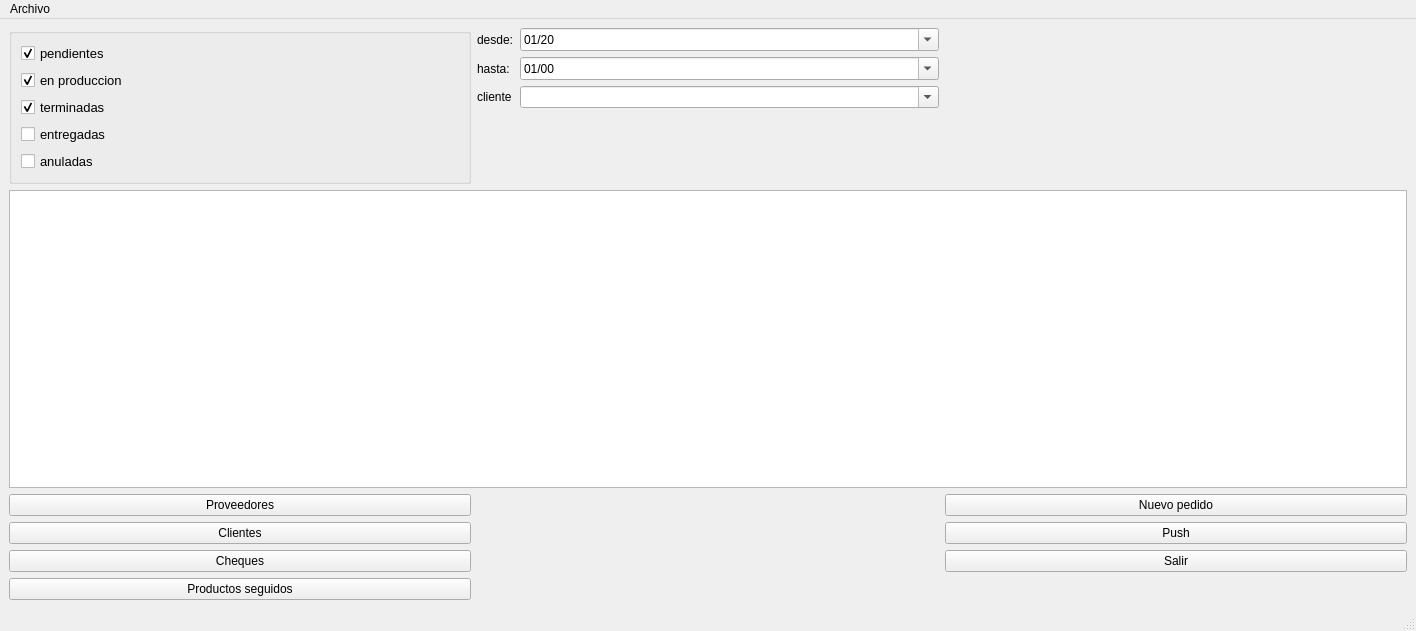
<?xml version="1.0" encoding="UTF-8"?>
<ui version="4.0">
 <class>MainWindow</class>
 <widget class="QMainWindow" name="MainWindow">
  <property name="geometry">
   <rect>
    <x>0</x>
    <y>0</y>
    <width>1416</width>
    <height>631</height>
   </rect>
  </property>
  <property name="windowTitle">
   <string>Infomesas</string>
  </property>
  <property name="windowIcon">
   <iconset resource="iconosResource.qrc">
    <normaloff>:/icons/infomesasicon.png</normaloff>:/icons/infomesasicon.png</iconset>
  </property>
  <widget class="QWidget" name="centralwidget">
   <layout class="QGridLayout" name="gridLayout">
    <item row="5" column="0">
     <widget class="QPushButton" name="productosSeguidosPushButton">
      <property name="text">
       <string>Productos seguidos</string>
      </property>
     </widget>
    </item>
    <item row="0" column="1">
     <layout class="QFormLayout" name="formLayout">
      <item row="0" column="0">
       <widget class="QLabel" name="label">
        <property name="text">
         <string>desde:</string>
        </property>
       </widget>
      </item>
      <item row="0" column="1">
       <widget class="QDateEdit" name="desdeDateEdit">
        <property name="displayFormat">
         <string>MM/yy</string>
        </property>
        <property name="calendarPopup">
         <bool>true</bool>
        </property>
        <property name="date">
         <date>
          <year>2020</year>
          <month>1</month>
          <day>1</day>
         </date>
        </property>
       </widget>
      </item>
      <item row="1" column="0">
       <widget class="QLabel" name="label_2">
        <property name="text">
         <string>hasta:</string>
        </property>
       </widget>
      </item>
      <item row="1" column="1">
       <widget class="QDateEdit" name="hastaDateEdit">
        <property name="displayFormat">
         <string>MM/yy</string>
        </property>
        <property name="calendarPopup">
         <bool>true</bool>
        </property>
       </widget>
      </item>
      <item row="2" column="1">
       <widget class="QComboBox" name="clienteComboBox">
        <property name="editable">
         <bool>true</bool>
        </property>
       </widget>
      </item>
      <item row="2" column="0">
       <widget class="QLabel" name="label_3">
        <property name="text">
         <string>cliente</string>
        </property>
       </widget>
      </item>
     </layout>
    </item>
    <item row="2" column="2">
     <widget class="QPushButton" name="nuevoPushButton">
      <property name="text">
       <string>Nuevo pedido</string>
      </property>
     </widget>
    </item>
    <item row="2" column="0">
     <widget class="QPushButton" name="proveedoresPushButton">
      <property name="text">
       <string>Proveedores</string>
      </property>
     </widget>
    </item>
    <item row="1" column="0" colspan="3">
     <widget class="QTableWidget" name="pedidosTableWidget">
      <property name="editTriggers">
       <set>QAbstractItemView::NoEditTriggers</set>
      </property>
      <property name="selectionMode">
       <enum>QAbstractItemView::SingleSelection</enum>
      </property>
      <attribute name="verticalHeaderVisible">
       <bool>false</bool>
      </attribute>
     </widget>
    </item>
    <item row="3" column="0">
     <widget class="QPushButton" name="clientesPushButton">
      <property name="text">
       <string>Clientes</string>
      </property>
     </widget>
    </item>
    <item row="0" column="0">
     <widget class="QGroupBox" name="groupBox">
      <property name="title">
       <string/>
      </property>
      <layout class="QVBoxLayout" name="verticalLayout">
       <item>
        <widget class="QCheckBox" name="pendientesCheckBox">
         <property name="font">
          <font>
           <pointsize>10</pointsize>
          </font>
         </property>
         <property name="text">
          <string>pendientes</string>
         </property>
         <property name="checked">
          <bool>true</bool>
         </property>
        </widget>
       </item>
       <item>
        <widget class="QCheckBox" name="enproduccionCheckBox">
         <property name="font">
          <font>
           <pointsize>10</pointsize>
          </font>
         </property>
         <property name="text">
          <string>en produccion</string>
         </property>
         <property name="checked">
          <bool>true</bool>
         </property>
        </widget>
       </item>
       <item>
        <widget class="QCheckBox" name="terminadasCheckBox">
         <property name="font">
          <font>
           <pointsize>10</pointsize>
          </font>
         </property>
         <property name="text">
          <string>terminadas</string>
         </property>
         <property name="checked">
          <bool>true</bool>
         </property>
        </widget>
       </item>
       <item>
        <widget class="QCheckBox" name="entregadasCheckBox">
         <property name="font">
          <font>
           <pointsize>10</pointsize>
          </font>
         </property>
         <property name="text">
          <string>entregadas</string>
         </property>
         <property name="checked">
          <bool>false</bool>
         </property>
        </widget>
       </item>
       <item>
        <widget class="QCheckBox" name="anuladasCheckBox">
         <property name="font">
          <font>
           <pointsize>10</pointsize>
          </font>
         </property>
         <property name="text">
          <string>anuladas</string>
         </property>
         <property name="checked">
          <bool>false</bool>
         </property>
        </widget>
       </item>
      </layout>
     </widget>
    </item>
    <item row="4" column="0">
     <widget class="QPushButton" name="chequesPushButton">
      <property name="text">
       <string>Cheques</string>
      </property>
     </widget>
    </item>
    <item row="3" column="2">
     <widget class="QPushButton" name="pushPushButton">
      <property name="text">
       <string>Push</string>
      </property>
     </widget>
    </item>
    <item row="4" column="2">
     <widget class="QPushButton" name="salirPushButton">
      <property name="text">
       <string>Salir</string>
      </property>
     </widget>
    </item>
   </layout>
  </widget>
  <widget class="QMenuBar" name="menubar">
   <property name="geometry">
    <rect>
     <x>0</x>
     <y>0</y>
     <width>1416</width>
     <height>31</height>
    </rect>
   </property>
   <widget class="QMenu" name="menuArchivo">
    <property name="title">
     <string>Archivo</string>
    </property>
    <addaction name="actionSalir"/>
   </widget>
   <addaction name="menuArchivo"/>
  </widget>
  <widget class="QStatusBar" name="statusbar"/>
  <action name="actionSalir">
   <property name="text">
    <string>Salir</string>
   </property>
  </action>
 </widget>
 <resources>
  <include location="iconosResource.qrc"/>
 </resources>
 <connections/>
</ui>
